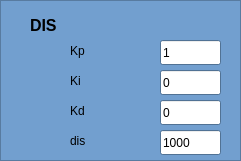
  <widget class="QFrame" name="dis_frame">
   <property name="geometry">
    <rect>
     <x>1120</x>
     <y>500</y>
     <width>241</width>
     <height>161</height>
    </rect>
   </property>
   <property name="palette">
    <palette>
     <active>
      <colorrole role="WindowText">
       <brush brushstyle="SolidPattern">
        <color alpha="255">
         <red>0</red>
         <green>0</green>
         <blue>0</blue>
        </color>
       </brush>
      </colorrole>
      <colorrole role="Button">
       <brush brushstyle="SolidPattern">
        <color alpha="255">
         <red>114</red>
         <green>159</green>
         <blue>207</blue>
        </color>
       </brush>
      </colorrole>
      <colorrole role="Light">
       <brush brushstyle="SolidPattern">
        <color alpha="255">
         <red>196</red>
         <green>225</green>
         <blue>255</blue>
        </color>
       </brush>
      </colorrole>
      <colorrole role="Midlight">
       <brush brushstyle="SolidPattern">
        <color alpha="255">
         <red>155</red>
         <green>192</green>
         <blue>231</blue>
        </color>
       </brush>
      </colorrole>
      <colorrole role="Dark">
       <brush brushstyle="SolidPattern">
        <color alpha="255">
         <red>57</red>
         <green>79</green>
         <blue>103</blue>
        </color>
       </brush>
      </colorrole>
      <colorrole role="Mid">
       <brush brushstyle="SolidPattern">
        <color alpha="255">
         <red>76</red>
         <green>106</green>
         <blue>138</blue>
        </color>
       </brush>
      </colorrole>
      <colorrole role="Text">
       <brush brushstyle="SolidPattern">
        <color alpha="255">
         <red>0</red>
         <green>0</green>
         <blue>0</blue>
        </color>
       </brush>
      </colorrole>
      <colorrole role="BrightText">
       <brush brushstyle="SolidPattern">
        <color alpha="255">
         <red>255</red>
         <green>255</green>
         <blue>255</blue>
        </color>
       </brush>
      </colorrole>
      <colorrole role="ButtonText">
       <brush brushstyle="SolidPattern">
        <color alpha="255">
         <red>0</red>
         <green>0</green>
         <blue>0</blue>
        </color>
       </brush>
      </colorrole>
      <colorrole role="Base">
       <brush brushstyle="SolidPattern">
        <color alpha="255">
         <red>255</red>
         <green>255</green>
         <blue>255</blue>
        </color>
       </brush>
      </colorrole>
      <colorrole role="Window">
       <brush brushstyle="SolidPattern">
        <color alpha="255">
         <red>114</red>
         <green>159</green>
         <blue>207</blue>
        </color>
       </brush>
      </colorrole>
      <colorrole role="Shadow">
       <brush brushstyle="SolidPattern">
        <color alpha="255">
         <red>0</red>
         <green>0</green>
         <blue>0</blue>
        </color>
       </brush>
      </colorrole>
      <colorrole role="AlternateBase">
       <brush brushstyle="SolidPattern">
        <color alpha="255">
         <red>184</red>
         <green>207</green>
         <blue>231</blue>
        </color>
       </brush>
      </colorrole>
      <colorrole role="ToolTipBase">
       <brush brushstyle="SolidPattern">
        <color alpha="255">
         <red>255</red>
         <green>255</green>
         <blue>220</blue>
        </color>
       </brush>
      </colorrole>
      <colorrole role="ToolTipText">
       <brush brushstyle="SolidPattern">
        <color alpha="255">
         <red>0</red>
         <green>0</green>
         <blue>0</blue>
        </color>
       </brush>
      </colorrole>
     </active>
     <inactive>
      <colorrole role="WindowText">
       <brush brushstyle="SolidPattern">
        <color alpha="255">
         <red>0</red>
         <green>0</green>
         <blue>0</blue>
        </color>
       </brush>
      </colorrole>
      <colorrole role="Button">
       <brush brushstyle="SolidPattern">
        <color alpha="255">
         <red>114</red>
         <green>159</green>
         <blue>207</blue>
        </color>
       </brush>
      </colorrole>
      <colorrole role="Light">
       <brush brushstyle="SolidPattern">
        <color alpha="255">
         <red>196</red>
         <green>225</green>
         <blue>255</blue>
        </color>
       </brush>
      </colorrole>
      <colorrole role="Midlight">
       <brush brushstyle="SolidPattern">
        <color alpha="255">
         <red>155</red>
         <green>192</green>
         <blue>231</blue>
        </color>
       </brush>
      </colorrole>
      <colorrole role="Dark">
       <brush brushstyle="SolidPattern">
        <color alpha="255">
         <red>57</red>
         <green>79</green>
         <blue>103</blue>
        </color>
       </brush>
      </colorrole>
      <colorrole role="Mid">
       <brush brushstyle="SolidPattern">
        <color alpha="255">
         <red>76</red>
         <green>106</green>
         <blue>138</blue>
        </color>
       </brush>
      </colorrole>
      <colorrole role="Text">
       <brush brushstyle="SolidPattern">
        <color alpha="255">
         <red>0</red>
         <green>0</green>
         <blue>0</blue>
        </color>
       </brush>
      </colorrole>
      <colorrole role="BrightText">
       <brush brushstyle="SolidPattern">
        <color alpha="255">
         <red>255</red>
         <green>255</green>
         <blue>255</blue>
        </color>
       </brush>
      </colorrole>
      <colorrole role="ButtonText">
       <brush brushstyle="SolidPattern">
        <color alpha="255">
         <red>0</red>
         <green>0</green>
         <blue>0</blue>
        </color>
       </brush>
      </colorrole>
      <colorrole role="Base">
       <brush brushstyle="SolidPattern">
        <color alpha="255">
         <red>255</red>
         <green>255</green>
         <blue>255</blue>
        </color>
       </brush>
      </colorrole>
      <colorrole role="Window">
       <brush brushstyle="SolidPattern">
        <color alpha="255">
         <red>114</red>
         <green>159</green>
         <blue>207</blue>
        </color>
       </brush>
      </colorrole>
      <colorrole role="Shadow">
       <brush brushstyle="SolidPattern">
        <color alpha="255">
         <red>0</red>
         <green>0</green>
         <blue>0</blue>
        </color>
       </brush>
      </colorrole>
      <colorrole role="AlternateBase">
       <brush brushstyle="SolidPattern">
        <color alpha="255">
         <red>184</red>
         <green>207</green>
         <blue>231</blue>
        </color>
       </brush>
      </colorrole>
      <colorrole role="ToolTipBase">
       <brush brushstyle="SolidPattern">
        <color alpha="255">
         <red>255</red>
         <green>255</green>
         <blue>220</blue>
        </color>
       </brush>
      </colorrole>
      <colorrole role="ToolTipText">
       <brush brushstyle="SolidPattern">
        <color alpha="255">
         <red>0</red>
         <green>0</green>
         <blue>0</blue>
        </color>
       </brush>
      </colorrole>
     </inactive>
     <disabled>
      <colorrole role="WindowText">
       <brush brushstyle="SolidPattern">
        <color alpha="255">
         <red>57</red>
         <green>79</green>
         <blue>103</blue>
        </color>
       </brush>
      </colorrole>
      <colorrole role="Button">
       <brush brushstyle="SolidPattern">
        <color alpha="255">
         <red>114</red>
         <green>159</green>
         <blue>207</blue>
        </color>
       </brush>
      </colorrole>
      <colorrole role="Light">
       <brush brushstyle="SolidPattern">
        <color alpha="255">
         <red>196</red>
         <green>225</green>
         <blue>255</blue>
        </color>
       </brush>
      </colorrole>
      <colorrole role="Midlight">
       <brush brushstyle="SolidPattern">
        <color alpha="255">
         <red>155</red>
         <green>192</green>
         <blue>231</blue>
        </color>
       </brush>
      </colorrole>
      <colorrole role="Dark">
       <brush brushstyle="SolidPattern">
        <color alpha="255">
         <red>57</red>
         <green>79</green>
         <blue>103</blue>
        </color>
       </brush>
      </colorrole>
      <colorrole role="Mid">
       <brush brushstyle="SolidPattern">
        <color alpha="255">
         <red>76</red>
         <green>106</green>
         <blue>138</blue>
        </color>
       </brush>
      </colorrole>
      <colorrole role="Text">
       <brush brushstyle="SolidPattern">
        <color alpha="255">
         <red>57</red>
         <green>79</green>
         <blue>103</blue>
        </color>
       </brush>
      </colorrole>
      <colorrole role="BrightText">
       <brush brushstyle="SolidPattern">
        <color alpha="255">
         <red>255</red>
         <green>255</green>
         <blue>255</blue>
        </color>
       </brush>
      </colorrole>
      <colorrole role="ButtonText">
       <brush brushstyle="SolidPattern">
        <color alpha="255">
         <red>57</red>
         <green>79</green>
         <blue>103</blue>
        </color>
       </brush>
      </colorrole>
      <colorrole role="Base">
       <brush brushstyle="SolidPattern">
        <color alpha="255">
         <red>114</red>
         <green>159</green>
         <blue>207</blue>
        </color>
       </brush>
      </colorrole>
      <colorrole role="Window">
       <brush brushstyle="SolidPattern">
        <color alpha="255">
         <red>114</red>
         <green>159</green>
         <blue>207</blue>
        </color>
       </brush>
      </colorrole>
      <colorrole role="Shadow">
       <brush brushstyle="SolidPattern">
        <color alpha="255">
         <red>0</red>
         <green>0</green>
         <blue>0</blue>
        </color>
       </brush>
      </colorrole>
      <colorrole role="AlternateBase">
       <brush brushstyle="SolidPattern">
        <color alpha="255">
         <red>114</red>
         <green>159</green>
         <blue>207</blue>
        </color>
       </brush>
      </colorrole>
      <colorrole role="ToolTipBase">
       <brush brushstyle="SolidPattern">
        <color alpha="255">
         <red>255</red>
         <green>255</green>
         <blue>220</blue>
        </color>
       </brush>
      </colorrole>
      <colorrole role="ToolTipText">
       <brush brushstyle="SolidPattern">
        <color alpha="255">
         <red>0</red>
         <green>0</green>
         <blue>0</blue>
        </color>
       </brush>
      </colorrole>
     </disabled>
    </palette>
   </property>
   <property name="frameShape">
    <enum>QFrame::StyledPanel</enum>
   </property>
   <property name="frameShadow">
    <enum>QFrame::Raised</enum>
   </property>
   <widget class="QLabel" name="label_10">
    <property name="geometry">
     <rect>
      <x>30</x>
      <y>10</y>
      <width>191</width>
      <height>31</height>
     </rect>
    </property>
    <property name="palette">
     <palette>
      <active>
       <colorrole role="WindowText">
        <brush brushstyle="SolidPattern">
         <color alpha="255">
          <red>0</red>
          <green>0</green>
          <blue>0</blue>
         </color>
        </brush>
       </colorrole>
       <colorrole role="Button">
        <brush brushstyle="SolidPattern">
         <color alpha="255">
          <red>114</red>
          <green>159</green>
          <blue>207</blue>
         </color>
        </brush>
       </colorrole>
       <colorrole role="Light">
        <brush brushstyle="SolidPattern">
         <color alpha="255">
          <red>196</red>
          <green>225</green>
          <blue>255</blue>
         </color>
        </brush>
       </colorrole>
       <colorrole role="Midlight">
        <brush brushstyle="SolidPattern">
         <color alpha="255">
          <red>155</red>
          <green>192</green>
          <blue>231</blue>
         </color>
        </brush>
       </colorrole>
       <colorrole role="Dark">
        <brush brushstyle="SolidPattern">
         <color alpha="255">
          <red>57</red>
          <green>79</green>
          <blue>103</blue>
         </color>
        </brush>
       </colorrole>
       <colorrole role="Mid">
        <brush brushstyle="SolidPattern">
         <color alpha="255">
          <red>76</red>
          <green>106</green>
          <blue>138</blue>
         </color>
        </brush>
       </colorrole>
       <colorrole role="Text">
        <brush brushstyle="SolidPattern">
         <color alpha="255">
          <red>0</red>
          <green>0</green>
          <blue>0</blue>
         </color>
        </brush>
       </colorrole>
       <colorrole role="BrightText">
        <brush brushstyle="SolidPattern">
         <color alpha="255">
          <red>255</red>
          <green>255</green>
          <blue>255</blue>
         </color>
        </brush>
       </colorrole>
       <colorrole role="ButtonText">
        <brush brushstyle="SolidPattern">
         <color alpha="255">
          <red>0</red>
          <green>0</green>
          <blue>0</blue>
         </color>
        </brush>
       </colorrole>
       <colorrole role="Base">
        <brush brushstyle="SolidPattern">
         <color alpha="255">
          <red>255</red>
          <green>255</green>
          <blue>255</blue>
         </color>
        </brush>
       </colorrole>
       <colorrole role="Window">
        <brush brushstyle="SolidPattern">
         <color alpha="255">
          <red>114</red>
          <green>159</green>
          <blue>207</blue>
         </color>
        </brush>
       </colorrole>
       <colorrole role="Shadow">
        <brush brushstyle="SolidPattern">
         <color alpha="255">
          <red>0</red>
          <green>0</green>
          <blue>0</blue>
         </color>
        </brush>
       </colorrole>
       <colorrole role="AlternateBase">
        <brush brushstyle="SolidPattern">
         <color alpha="255">
          <red>184</red>
          <green>207</green>
          <blue>231</blue>
         </color>
        </brush>
       </colorrole>
       <colorrole role="ToolTipBase">
        <brush brushstyle="SolidPattern">
         <color alpha="255">
          <red>255</red>
          <green>255</green>
          <blue>220</blue>
         </color>
        </brush>
       </colorrole>
       <colorrole role="ToolTipText">
        <brush brushstyle="SolidPattern">
         <color alpha="255">
          <red>0</red>
          <green>0</green>
          <blue>0</blue>
         </color>
        </brush>
       </colorrole>
      </active>
      <inactive>
       <colorrole role="WindowText">
        <brush brushstyle="SolidPattern">
         <color alpha="255">
          <red>0</red>
          <green>0</green>
          <blue>0</blue>
         </color>
        </brush>
       </colorrole>
       <colorrole role="Button">
        <brush brushstyle="SolidPattern">
         <color alpha="255">
          <red>114</red>
          <green>159</green>
          <blue>207</blue>
         </color>
        </brush>
       </colorrole>
       <colorrole role="Light">
        <brush brushstyle="SolidPattern">
         <color alpha="255">
          <red>196</red>
          <green>225</green>
          <blue>255</blue>
         </color>
        </brush>
       </colorrole>
       <colorrole role="Midlight">
        <brush brushstyle="SolidPattern">
         <color alpha="255">
          <red>155</red>
          <green>192</green>
          <blue>231</blue>
         </color>
        </brush>
       </colorrole>
       <colorrole role="Dark">
        <brush brushstyle="SolidPattern">
         <color alpha="255">
          <red>57</red>
          <green>79</green>
          <blue>103</blue>
         </color>
        </brush>
       </colorrole>
       <colorrole role="Mid">
        <brush brushstyle="SolidPattern">
         <color alpha="255">
          <red>76</red>
          <green>106</green>
          <blue>138</blue>
         </color>
        </brush>
       </colorrole>
       <colorrole role="Text">
        <brush brushstyle="SolidPattern">
         <color alpha="255">
          <red>0</red>
          <green>0</green>
          <blue>0</blue>
         </color>
        </brush>
       </colorrole>
       <colorrole role="BrightText">
        <brush brushstyle="SolidPattern">
         <color alpha="255">
          <red>255</red>
          <green>255</green>
          <blue>255</blue>
         </color>
        </brush>
       </colorrole>
       <colorrole role="ButtonText">
        <brush brushstyle="SolidPattern">
         <color alpha="255">
          <red>0</red>
          <green>0</green>
          <blue>0</blue>
         </color>
        </brush>
       </colorrole>
       <colorrole role="Base">
        <brush brushstyle="SolidPattern">
         <color alpha="255">
          <red>255</red>
          <green>255</green>
          <blue>255</blue>
         </color>
        </brush>
       </colorrole>
       <colorrole role="Window">
        <brush brushstyle="SolidPattern">
         <color alpha="255">
          <red>114</red>
          <green>159</green>
          <blue>207</blue>
         </color>
        </brush>
       </colorrole>
       <colorrole role="Shadow">
        <brush brushstyle="SolidPattern">
         <color alpha="255">
          <red>0</red>
          <green>0</green>
          <blue>0</blue>
         </color>
        </brush>
       </colorrole>
       <colorrole role="AlternateBase">
        <brush brushstyle="SolidPattern">
         <color alpha="255">
          <red>184</red>
          <green>207</green>
          <blue>231</blue>
         </color>
        </brush>
       </colorrole>
       <colorrole role="ToolTipBase">
        <brush brushstyle="SolidPattern">
         <color alpha="255">
          <red>255</red>
          <green>255</green>
          <blue>220</blue>
         </color>
        </brush>
       </colorrole>
       <colorrole role="ToolTipText">
        <brush brushstyle="SolidPattern">
         <color alpha="255">
          <red>0</red>
          <green>0</green>
          <blue>0</blue>
         </color>
        </brush>
       </colorrole>
      </inactive>
      <disabled>
       <colorrole role="WindowText">
        <brush brushstyle="SolidPattern">
         <color alpha="255">
          <red>57</red>
          <green>79</green>
          <blue>103</blue>
         </color>
        </brush>
       </colorrole>
       <colorrole role="Button">
        <brush brushstyle="SolidPattern">
         <color alpha="255">
          <red>114</red>
          <green>159</green>
          <blue>207</blue>
         </color>
        </brush>
       </colorrole>
       <colorrole role="Light">
        <brush brushstyle="SolidPattern">
         <color alpha="255">
          <red>196</red>
          <green>225</green>
          <blue>255</blue>
         </color>
        </brush>
       </colorrole>
       <colorrole role="Midlight">
        <brush brushstyle="SolidPattern">
         <color alpha="255">
          <red>155</red>
          <green>192</green>
          <blue>231</blue>
         </color>
        </brush>
       </colorrole>
       <colorrole role="Dark">
        <brush brushstyle="SolidPattern">
         <color alpha="255">
          <red>57</red>
          <green>79</green>
          <blue>103</blue>
         </color>
        </brush>
       </colorrole>
       <colorrole role="Mid">
        <brush brushstyle="SolidPattern">
         <color alpha="255">
          <red>76</red>
          <green>106</green>
          <blue>138</blue>
         </color>
        </brush>
       </colorrole>
       <colorrole role="Text">
        <brush brushstyle="SolidPattern">
         <color alpha="255">
          <red>57</red>
          <green>79</green>
          <blue>103</blue>
         </color>
        </brush>
       </colorrole>
       <colorrole role="BrightText">
        <brush brushstyle="SolidPattern">
         <color alpha="255">
          <red>255</red>
          <green>255</green>
          <blue>255</blue>
         </color>
        </brush>
       </colorrole>
       <colorrole role="ButtonText">
        <brush brushstyle="SolidPattern">
         <color alpha="255">
          <red>57</red>
          <green>79</green>
          <blue>103</blue>
         </color>
        </brush>
       </colorrole>
       <colorrole role="Base">
        <brush brushstyle="SolidPattern">
         <color alpha="255">
          <red>114</red>
          <green>159</green>
          <blue>207</blue>
         </color>
        </brush>
       </colorrole>
       <colorrole role="Window">
        <brush brushstyle="SolidPattern">
         <color alpha="255">
          <red>114</red>
          <green>159</green>
          <blue>207</blue>
         </color>
        </brush>
       </colorrole>
       <colorrole role="Shadow">
        <brush brushstyle="SolidPattern">
         <color alpha="255">
          <red>0</red>
          <green>0</green>
          <blue>0</blue>
         </color>
        </brush>
       </colorrole>
       <colorrole role="AlternateBase">
        <brush brushstyle="SolidPattern">
         <color alpha="255">
          <red>114</red>
          <green>159</green>
          <blue>207</blue>
         </color>
        </brush>
       </colorrole>
       <colorrole role="ToolTipBase">
        <brush brushstyle="SolidPattern">
         <color alpha="255">
          <red>255</red>
          <green>255</green>
          <blue>220</blue>
         </color>
        </brush>
       </colorrole>
       <colorrole role="ToolTipText">
        <brush brushstyle="SolidPattern">
         <color alpha="255">
          <red>0</red>
          <green>0</green>
          <blue>0</blue>
         </color>
        </brush>
       </colorrole>
      </disabled>
     </palette>
    </property>
    <property name="font">
     <font>
      <pointsize>12</pointsize>
      <weight>75</weight>
      <italic>false</italic>
      <bold>true</bold>
     </font>
    </property>
    <property name="text">
     <string>DIS</string>
    </property>
   </widget>
   <widget class="QLineEdit" name="Kp_dis">
    <property name="geometry">
     <rect>
      <x>160</x>
      <y>40</y>
      <width>61</width>
      <height>25</height>
     </rect>
    </property>
    <property name="text">
     <string>1</string>
    </property>
   </widget>
   <widget class="QLabel" name="label_11">
    <property name="geometry">
     <rect>
      <x>70</x>
      <y>40</y>
      <width>71</width>
      <height>21</height>
     </rect>
    </property>
    <property name="text">
     <string>Kp</string>
    </property>
   </widget>
   <widget class="QLabel" name="label_12">
    <property name="geometry">
     <rect>
      <x>70</x>
      <y>70</y>
      <width>61</width>
      <height>21</height>
     </rect>
    </property>
    <property name="text">
     <string>Ki</string>
    </property>
   </widget>
   <widget class="QLineEdit" name="Ki_dis">
    <property name="geometry">
     <rect>
      <x>160</x>
      <y>70</y>
      <width>61</width>
      <height>25</height>
     </rect>
    </property>
    <property name="text">
     <string>0</string>
    </property>
   </widget>
   <widget class="QLineEdit" name="Kd_dis">
    <property name="geometry">
     <rect>
      <x>160</x>
      <y>100</y>
      <width>61</width>
      <height>25</height>
     </rect>
    </property>
    <property name="text">
     <string>0</string>
    </property>
   </widget>
   <widget class="QLabel" name="label_13">
    <property name="geometry">
     <rect>
      <x>70</x>
      <y>100</y>
      <width>61</width>
      <height>21</height>
     </rect>
    </property>
    <property name="text">
     <string>Kd</string>
    </property>
   </widget>
   <widget class="QLabel" name="label_15">
    <property name="geometry">
     <rect>
      <x>70</x>
      <y>130</y>
      <width>61</width>
      <height>21</height>
     </rect>
    </property>
    <property name="text">
     <string>dis</string>
    </property>
   </widget>
   <widget class="QLineEdit" name="setpoint_dis">
    <property name="geometry">
     <rect>
      <x>160</x>
      <y>130</y>
      <width>61</width>
      <height>25</height>
     </rect>
    </property>
    <property name="text">
     <string>1000</string>
    </property>
   </widget>
  </widget>
